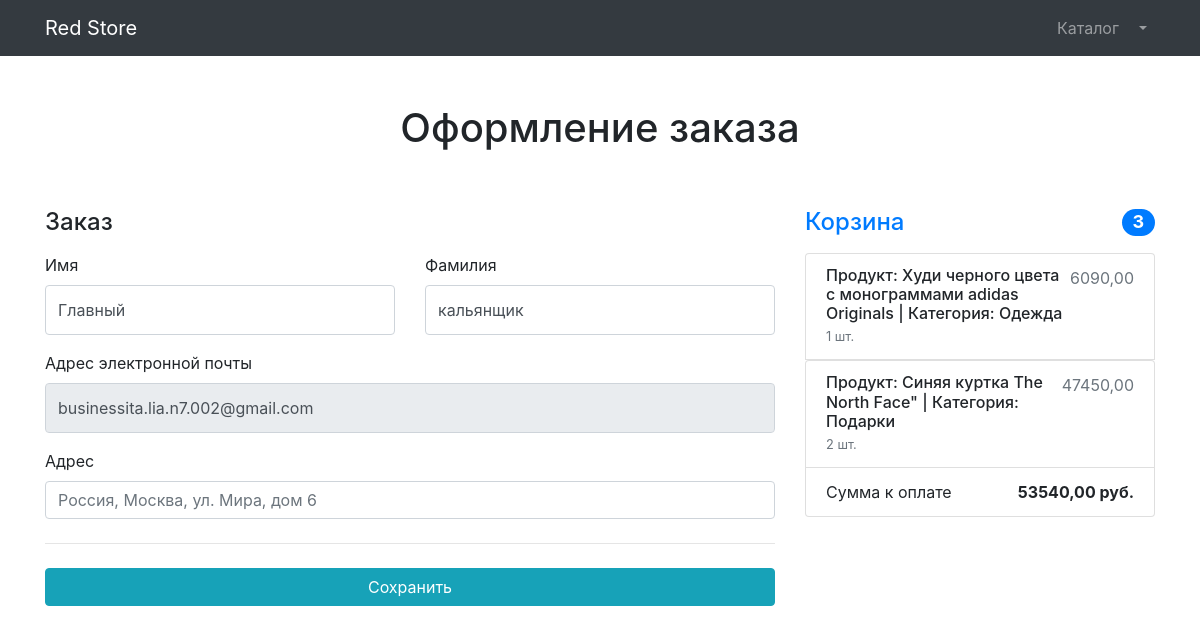
Before: /orders/create_order/ (signed in) with the older database file.
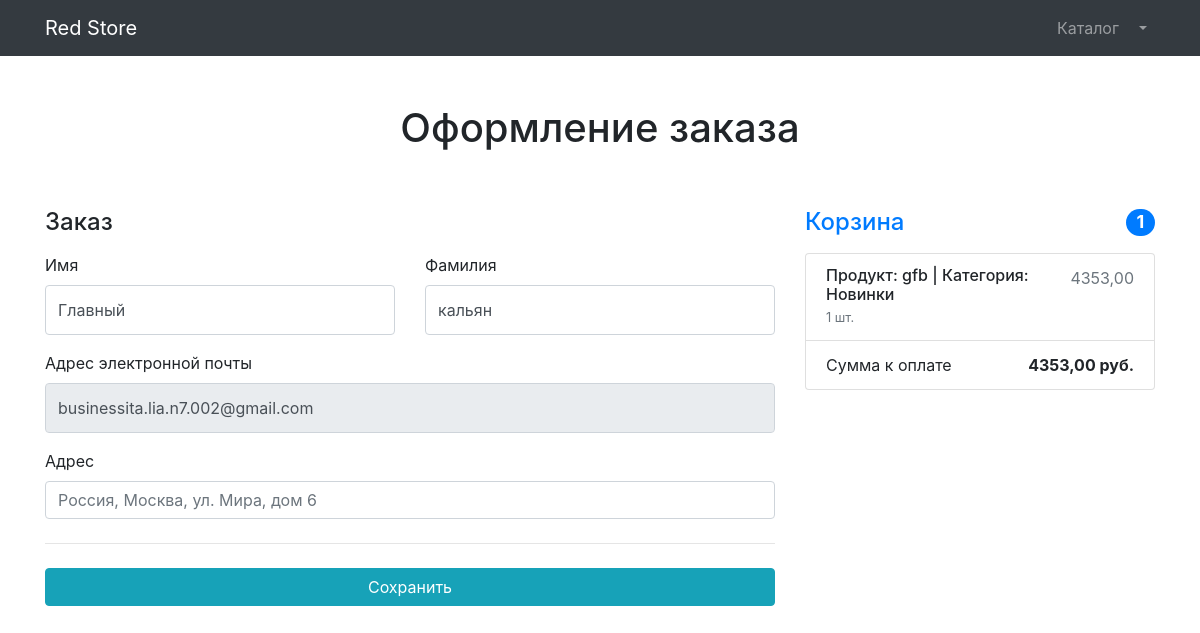
After: the same page with the newer database file.
### products/models.py (models this page shows, shortened)
class Basket(models.Model):
    user = models.ForeignKey(to=User, on_delete=models.CASCADE)
    product = models.ForeignKey(to=Product, on_delete=models.CASCADE)
    quantity = models.PositiveSmallIntegerField(default=0)
    created_timestamp = models.DateTimeField(auto_now_add=True)
    objects = BasketQuerySet.as_manager()
    def sum(self):
        return self.product.price * self.quantity

class Product(models.Model):
    name = models.CharField(max_length=256)
    description = models.TextField()
    price = models.DecimalField(max_digits=10, decimal_places=2)
    quantity = models.PositiveIntegerField(default=0)
    image = models.ImageField(upload_to='products_images')
    category = models.ForeignKey(to=ProductCategory, on_delete=models.PROTECT)
    class Meta:
        verbose_name = 'Продукт'
        verbose_name_plural = 'Продукты'
    def __str__(self):
        return f'Продукт: {self.name} | Категория: {self.category.name}'

class ProductCategory(models.Model):
    name = models.CharField(max_length=128, unique=True)
    description = models.TextField(null=True, blank=True)

### users/models.py (models this page shows)
class User(AbstractUser):
    image = models.ImageField(upload_to='users_images', null=True, blank=True)

### orders/views.py (the view)
# urls.py: path("create_order/", create_order, name='create_order'),
def create_order(request):
    if request.method == 'POST':
        form = OrderCreateForm(data=request.POST)
        if form.is_valid():
            form.save()
            return render(HttpResponseRedirect(reverse('orders_:success')))
    else:
        form = OrderCreateForm
        form2 = UserProfileForm(instance=request.user)
    context = {
        'baskets' : Basket.objects.filter(user=request.user),
        'formOrder' : form,
        'formUser' : form2,
        }
    return render(request, 'orders/order-create.html', context)

### users/forms.py
class UserProfileForm(UserChangeForm):
    first_name = forms.CharField(widget=forms.TextInput(attrs={
        'class' : "form-control py-4"
    }))
    last_name = forms.CharField(widget=forms.TextInput(attrs={
        'class' : "form-control py-4"
    }))
    image = forms.ImageField(widget=forms.FileInput(attrs={
        'class' : "custom-file-input"
    }), required=False)
    username = forms.CharField(widget=forms.TextInput(attrs={
        'class' : "form-control py-4", 'readonly' : True
    }))
    email = forms.CharField(widget=forms.TextInput(attrs={
        'class' : "form-control py-4", 'readonly' : True
    }))
    class Meta:
        model = User
        fields = ('first_name', 'last_name', 'image', 'username', 'email')

### products/models.py (called while the page is built)
    def total_sum(self):
        return sum([basket.sum() for basket in self])

    def total_quantity(self):
        return sum([basket.quantity for basket in self])

### orders/templates/orders/order-create.html (shortened to what this page needs)
{% extends 'products/base.html' %}
{% load static %}
{% block css %}
    <link href="{% static 'vendor/css/orders.css' %}" rel="stylesheet">
{% endblock %}
{% block content %}
    <section>
<div class="container">
    <div class="py-5 text-center">
        <h1>Оформление заказа</h1>
    </div>
    <div class="row g-5">
            <div class="col-md-5 col-lg-4 order-md-last">
                <h4 class="d-flex justify-content-between align-items-center mb-3">
                    <span class="text-primary">Корзина</span>
                    <span class="badge badge-primary badge-pill text-white">{{ baskets.total_quantity }}</span>
                </h4>
                {% for basket in baskets %}
                <ul class="list-group mb-3">
                    <li class="list-group-item d-flex justify-content-between lh-sm">
                        <div>
                            <h6 class="my-0">{{ basket.product }}</h6>
                            <small class="text-muted">{{ basket.quantity }} шт.</small>
                        </div>
                        <span class="text-muted">{{ basket.sum }} </span>
                    </li>
                    {% endfor %}
                    <li class="list-group-item d-flex justify-content-between">
                        <span>Сумма к оплате</span>
                        <strong>{{ baskets.total_sum }} руб.</strong>
                    </li>
                </ul>
            </div>
        <div class="col-md-7 col-lg-8">
                <h4 class="mb-3">Заказ</h4>
                <form action="{% url 'orders_:create_order' %}" method="post">
                    <div class="row g-3">
                        <div class="col-sm-6">
                            <label for="{{ formUser.first_name.id_for_label }}" class="form-label">Имя</label>
                            {{ formUser.first_name }}
                        </div>
                        <div class="col-sm-6">
                            <label for="{{ formUser.last_name.id_for_label }}" class="form-label">Фамилия</label>
                            {{ formUser.last_name }}
                        </div>
                        <div class="col-12 mt-3">
                            <label for="{{ formUser.email.id_for_label }}" class="form-label">Адрес электронной почты</label>
                            {{ formUser.email }}
                        </div>
                        <div class="col-12 mt-3">
                            <label for="{{ formOrder.address.id_for_label }}" class="form-label">Адрес</label>
                            {{ formOrder.address }}
                        </div>
                    </div>
                    <hr class="my-4">
                    <a href="{% url 'orders_:success' %}"><input class="btn btn-info btn-block" type="submit" value="Сохранить"></a>
                </form>
        </div>
    </div>
</div>
    </section>
{% endblock %}

### products/templates/products/base.html (shortened to what this page needs)
{% load static %}
<!DOCTYPE html>
<html lang="en">
<head>
    <link href="{% static 'vendor/bootstrap/css/bootstrap.min.css' %}" rel="stylesheet">
    {% block css %} {% endblock %}
</head>
<body>
<nav class="navbar navbar-expand-lg navbar-dark bg-dark fixed-top">
    <div class="container">
        <a class="navbar-brand" href="{% url 'index' %}">Red Store</a>
        <div class="collapse navbar-collapse" id="navbarResponsive">
            <ul class="navbar-nav ml-auto">
                {% if user.is_authenticated %}
                <li class="nav-item">
                    <a class="nav-link" href="{% url 'products:index' %}">Каталог  </a>
                </li>
                <li class="nav-item dropdown">
                    <a class="nav-link dropdown-toggle" href="#" id="navbarDropdown" role="button"
                       data-bs-toggle="dropdown" aria-expanded="false">
                    </a>
            {% endif %}
        </div>
    </div>
</nav>
{% block content %} {% endblock %}
</body>
</html>

Changed rows visible on the page:
removed Basket: total_quantity "3", product "Продукт: Худи черного цвета с монограммами adidas Originals | Категория: Одежда", quantity "1", sum "6090,00", total_sum "53540,00"
removed Basket: product "Продукт: Синяя куртка The North Face\" | Категория: Подарки", quantity "2", sum "47450,00"
added Basket: total_quantity "1", product "Продукт: gfb | Категория: Новинки", quantity "1", sum "4353,00", total_sum "4353,00"
changed User "Главный": last_name "кальянщик" → "кальян"
